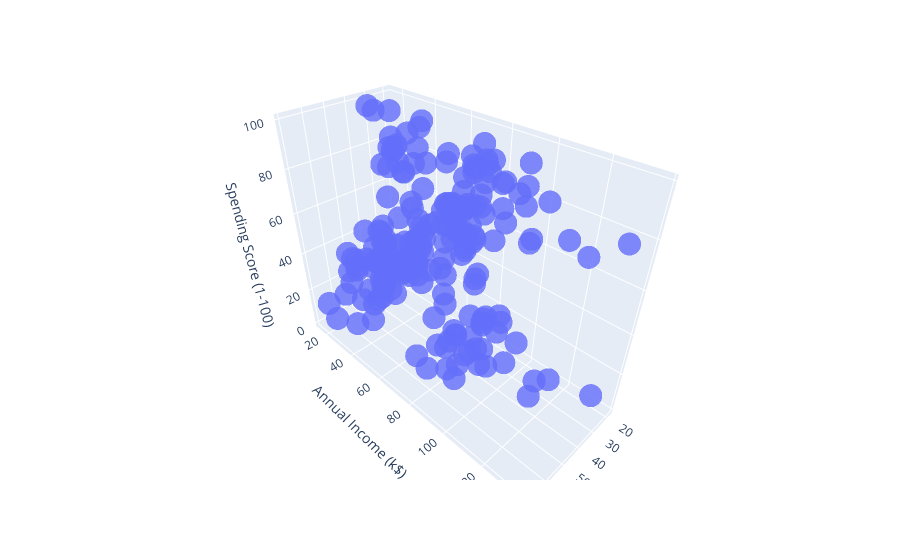

The notebook cell this image was saved under:
### Code cell
fig = px.scatter_3d(
    data,
    x='Age',
    y='Annual Income (k$)',
    z='Spending Score (1-100)',
    size_max=10,
    opacity=0.8
)
fig.show()

### Figure 1 — Plotly figure (JSON) as saved in the notebook; plotly's stock layout.template omitted (floating-point values rounded to 4 significant figures; data arrays with more than 128 entries replaced by an {"elided": "..."} marker saying what was removed)
{"data": [{"hovertemplate": "Age=%{x}<br>Annual Income (k$)=%{y}<br>Spending Score (1-100)=%{z}<extra></extra>", "legendgroup": "", "marker": {"color": "#636efa", "opacity": 0.8, "symbol": "circle"}, "mode": "markers", "name": "", "scene": "scene", "showlegend": false, "type": "scatter3d", "x": {"elided": "200 int values"}, "y": {"elided": "200 int values"}, "z": {"elided": "200 int values"}}], "layout": {"legend": {"tracegroupgap": 0}, "margin": {"t": 60}, "scene": {"domain": {"x": [0, 1], "y": [0, 1]}, "xaxis": {"title": {"text": "Age"}}, "yaxis": {"title": {"text": "Annual Income (k$)"}}, "zaxis": {"title": {"text": "Spending Score (1-100)"}}}}}
